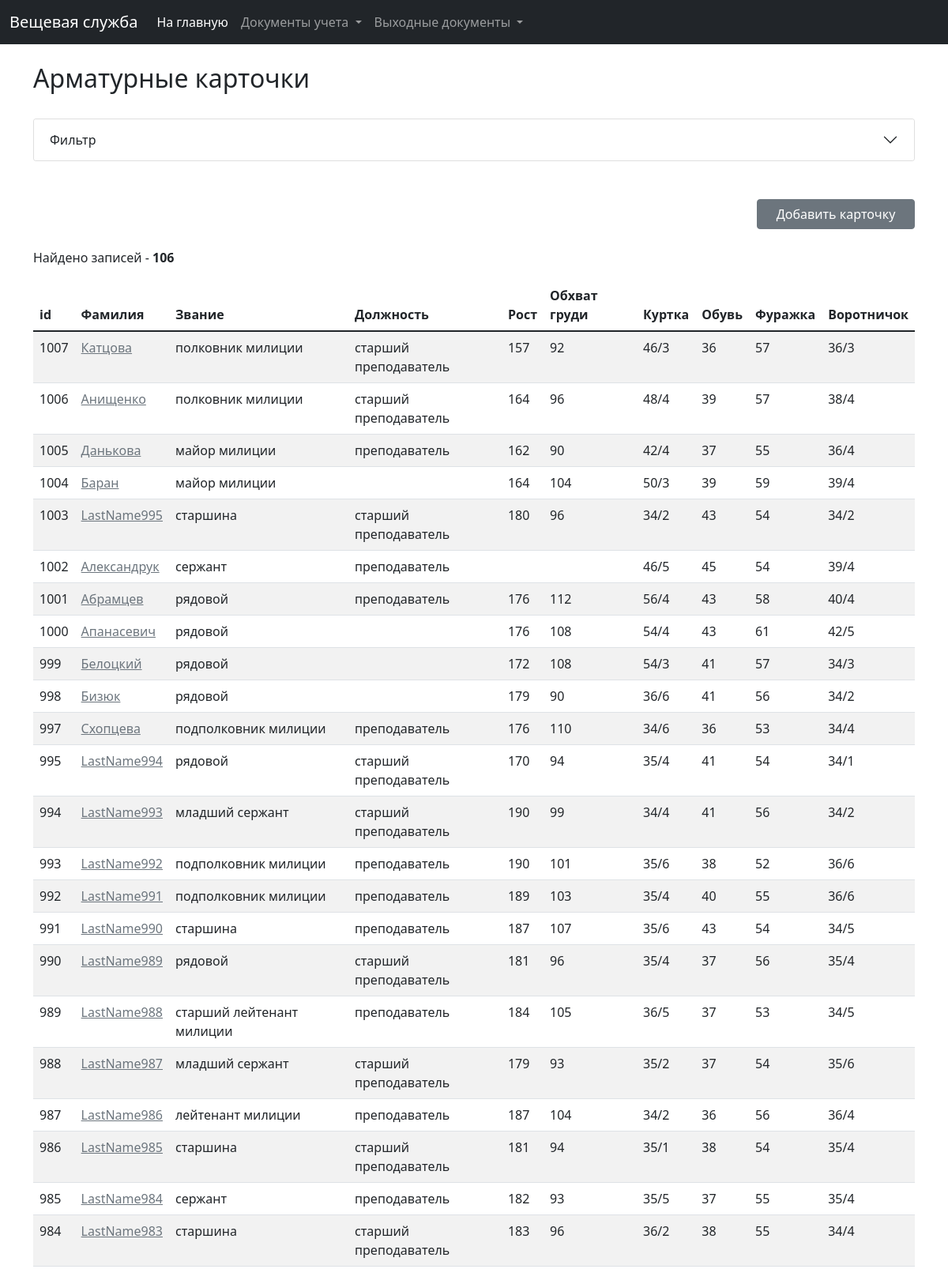
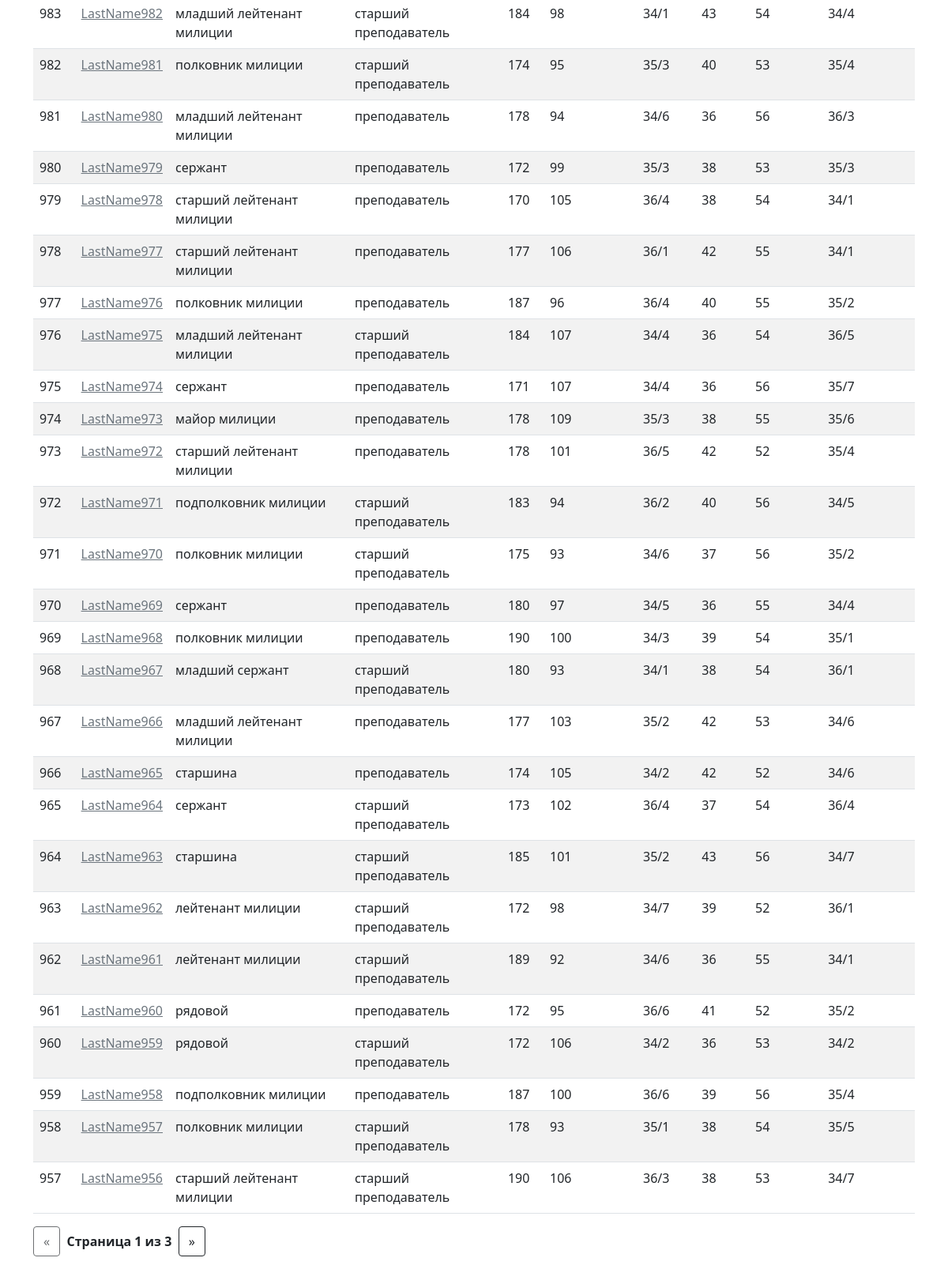
Before: /clothing/cards with the older database file (2 pictures, top to bottom).
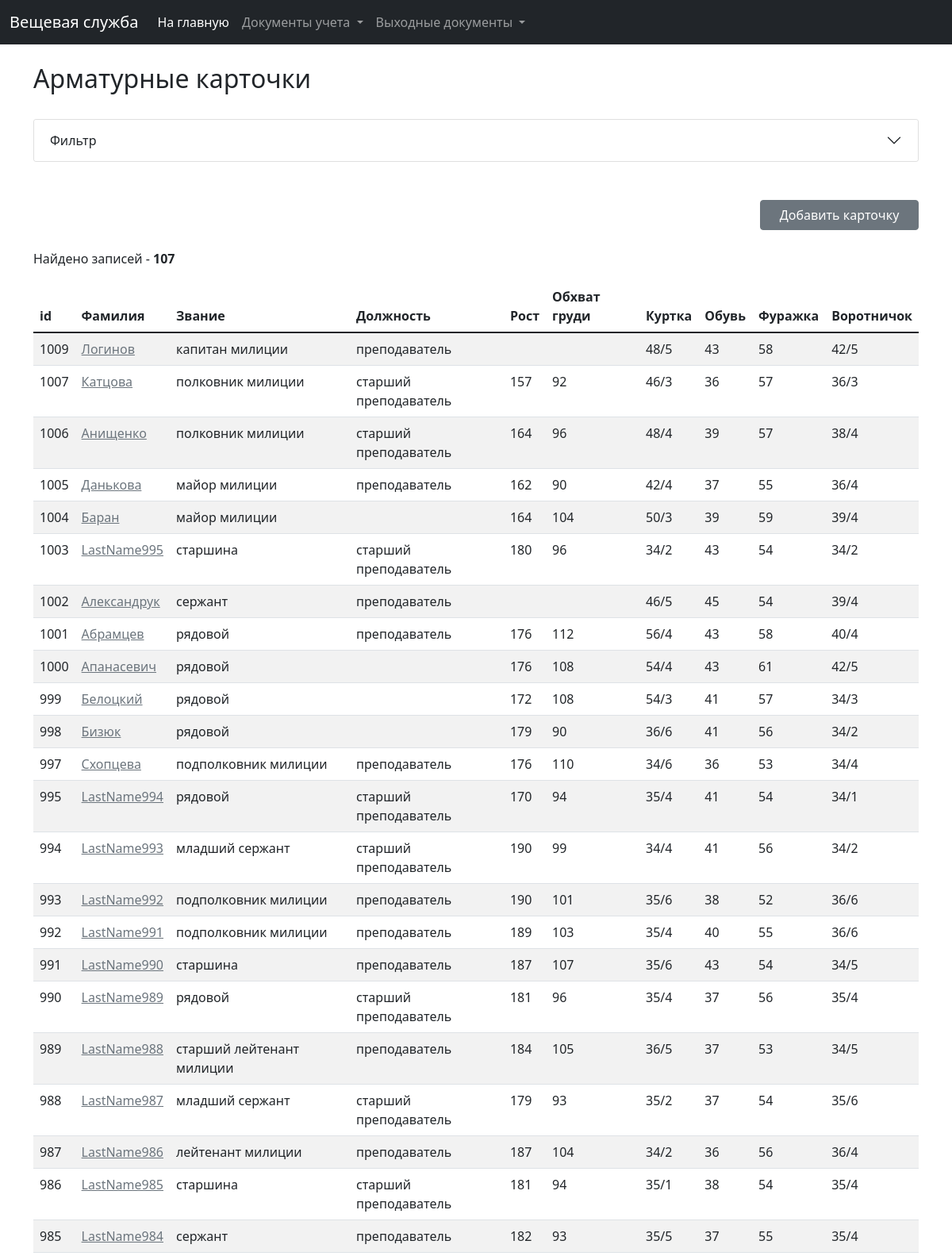
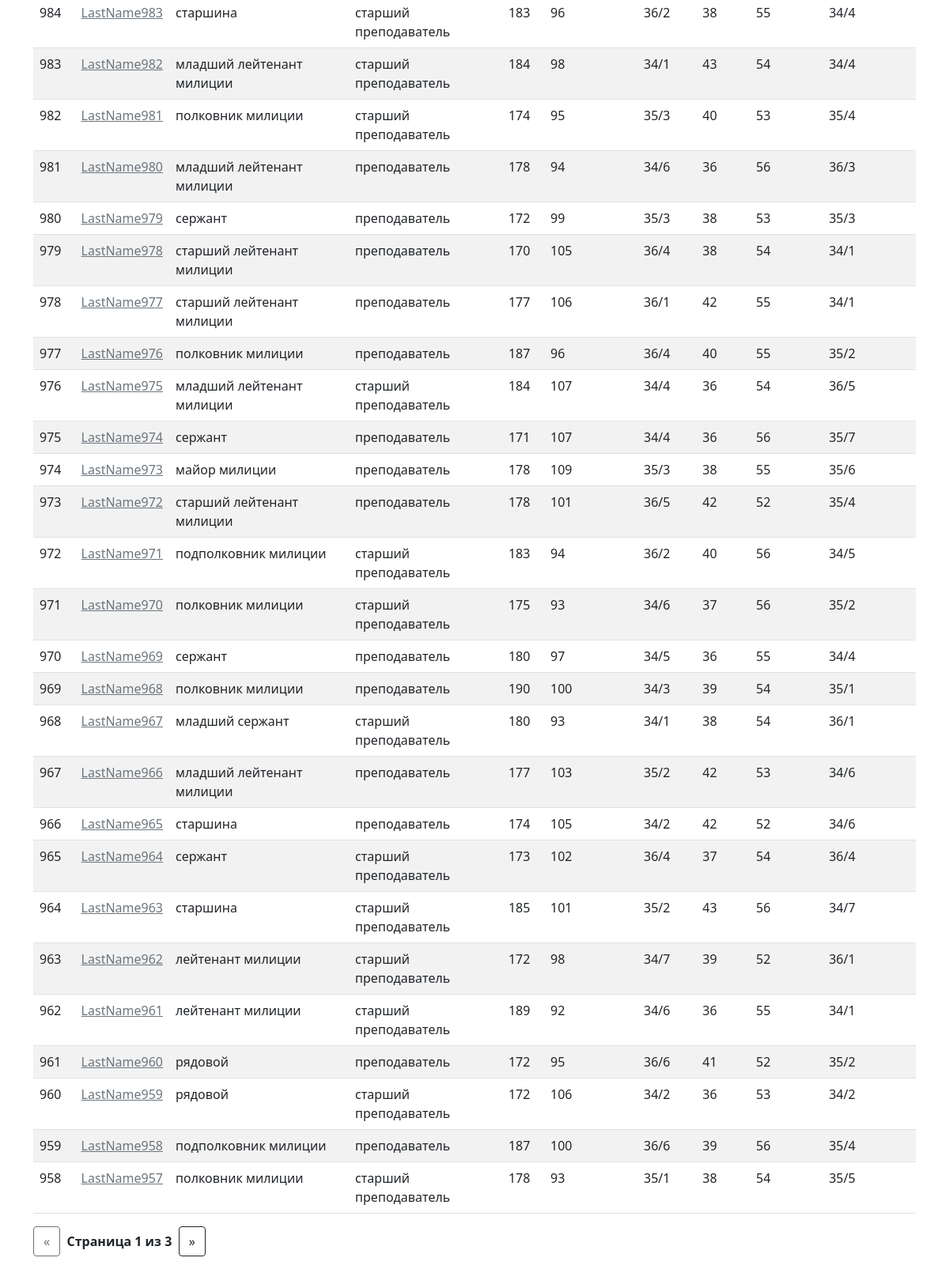
After: the same page with the newer database file (2 pictures, top to bottom).
### clothing/models.py (models this page shows, shortened)
class Card(models.Model):
    card_number = models.CharField(max_length=100, verbose_name="Номер карты")
    employee = models.ForeignKey(Employee, on_delete=models.CASCADE, verbose_name="Сотрудник/курсант")
    norm = models.ForeignKey(Norm, on_delete=models.CASCADE, verbose_name="Норма")
    growth = models.IntegerField(verbose_name="Рост", blank=True, null=True)
    bust = models.IntegerField(verbose_name="Обхват груди", blank=True, null=True)
    jacket = models.ForeignKey(Dimensions, on_delete=models.SET_NULL, verbose_name="Куртка", blank=True, null=True)
    shoes = models.ForeignKey(ShoesDimensions, on_delete=models.SET_NULL, verbose_name="Обувь", blank=True, null=True)
    cap = models.ForeignKey(CapDimensions, on_delete=models.SET_NULL, verbose_name="Фуражка", blank=True, null=True)
    collar = models.ForeignKey(Dimensions, on_delete=models.SET_NULL, verbose_name="Воротничок", related_name="collar",
                               blank=True, null=True)
    clothes = models.ManyToManyField(Clothes, verbose_name="Имущество", through='ClothesInCard', blank=True)
    created_at = models.DateTimeField(verbose_name="Дата и время создания", auto_created=True, blank=True, null=True)
    last_modified = models.DateTimeField(verbose_name="Дата и время последнего изменения", auto_now=True, blank=True,
                                         null=True)
    class Meta:
        ordering = ('-id',)
        verbose_name = 'Арматурная карточка'
        verbose_name_plural = 'Арматурные карточки'

class Employee(models.Model):
    last_name = models.CharField(verbose_name="Фамилия", max_length=30)
    first_name = models.CharField(verbose_name="Имя", max_length=30)
    patronymic = models.CharField(verbose_name="Отчество", max_length=30)
    subdivision = models.ForeignKey(Subdivision, on_delete=models.SET_NULL, verbose_name="Подразделение", blank=True,
                                    null=True)
    group = models.ForeignKey(Group, on_delete=models.SET_NULL, verbose_name="Группа", blank=True, null=True)
    sex = models.IntegerField(choices=SEX, verbose_name="Пол", blank=True, null=True, default=1)
    kind = models.IntegerField(choices=EMPLOYEE_KIND, verbose_name="Тип сотрудника")
    rank = models.ForeignKey(Rank, on_delete=models.CASCADE, verbose_name="Звание", blank=True, null=True)
    position = models.ForeignKey(Position, on_delete=models.SET_NULL, verbose_name="Должность", blank=True, null=True)
    is_on_decree = models.BooleanField(verbose_name="В декрете", default=False)
    decree_start = models.DateField(verbose_name="Начало декрета", blank=True, null=True)
    decree_finish = models.DateField(verbose_name="Окончание декрета", blank=True, null=True)
    date_of_birth = models.DateField(verbose_name="Дата рождения", blank=True, null=True)
    enlisted = models.DateField(verbose_name="Зачислен", blank=True, null=True)
    excluded = models.DateField(verbose_name="Исключен", blank=True, null=True)
    personal_number = models.CharField(max_length=100, verbose_name="Персональный номер", blank=True, null=True)
    last_modified = models.DateTimeField(verbose_name="Дата и время последнего редактирования", auto_now=True)
    def __str__(self):
        return self.last_name
    class Meta:
        ordering = ('-id',)
        verbose_name = 'Сотрудник'
        verbose_name_plural = 'Сотрудники'

class Rank(models.Model):
    rank = models.CharField(verbose_name="Звание", max_length=50)
    created_at = models.DateTimeField(verbose_name="Дата и время создания", auto_created=True, blank=True, null=True)
    last_modified = models.DateTimeField(verbose_name="Дата и время последнего изменения", auto_now=True, blank=True,
                                         null=True)
    def __str__(self):
        return self.rank
    class Meta:
        ordering = ('id',)
        verbose_name = 'Звание'
        verbose_name_plural = 'Звания'

class Position(models.Model):
    position = models.CharField(verbose_name="Должность", max_length=255)
    created_at = models.DateTimeField(verbose_name="Дата и время создания", auto_created=True, blank=True, null=True)
    last_modified = models.DateTimeField(verbose_name="Дата и время последнего изменения", auto_now=True, blank=True,
                                         null=True)
    def __str__(self):
        return self.position
    class Meta:
        ordering = ('position',)
        verbose_name = 'Должность'
        verbose_name_plural = 'Должности'

class Dimensions(models.Model):
    dimension = models.CharField(max_length=20, verbose_name="Размер")
    def __str__(self):
        return self.dimension
    class Meta:
        ordering = ('dimension',)
        verbose_name = 'Размер (куртки)'
        verbose_name_plural = 'Размеры (куртки)'

class ShoesDimensions(models.Model):
    shoes_dimension = models.CharField(max_length=20, verbose_name="Размер обуви")
    def __str__(self):
        return self.shoes_dimension
    class Meta:
        ordering = ('shoes_dimension',)
        verbose_name = 'Размер (обуви)'
        verbose_name_plural = 'Размеры (обуви)'

class CapDimensions(models.Model):
    cap_dimension = models.CharField(max_length=20, verbose_name="Размер фуражки")
    def __str__(self):
        return self.cap_dimension
    class Meta:
        ordering = ('cap_dimension',)
        verbose_name = 'Размер (фуражки)'
        verbose_name_plural = 'Размеры (фуражки)'

### clothing/views.py (the view)
# urls.py: path('cards', views.card_list, name='card_list'),
def card_list(request):
    request.session['back_path_card_list'] = '/clothing/cards?' + request.META.get('QUERY_STRING')
    f = CardFilter(request.GET, queryset=Card.objects.all())
    paginator = Paginator(f.qs, 50)
    page = request.GET.get('page')
    cards_list = paginator.get_page(page)
    card_form = CardForm()
    return render(request, 'clothing/card/card_list.html',
                  {'list': cards_list, 'card_form': card_form, 'filter': f})

### clothing/models.py (called while the page is built)
    def __str__(self):
        return self.subdivision_name

    def __str__(self):
        return self.norm_title

    def __str__(self):
        return self.course_name

    def __str__(self):
        return self.group_name

### clothing/templatetags/url_replace.py (called while the page is built)
@register.simple_tag
def url_replace(request, field, value):
    d = request.GET.copy()
    d[field] = value
    return d.urlencode()

### clothing/templates/clothing/card/card_list.html (shortened to what this page needs)
{% extends 'base_list.html' %}
{% load widget_tweaks %}
{% load static %}
{% block list_title %}Арматурные карточки{% endblock %}
{% block filters %}
    <div class="accordion" id="accordionExample">
        <div class="accordion-item">
            <h2 class="accordion-header" id="headingOne">
                <button class="accordion-button collapsed" type="button" data-bs-toggle="collapse" data-bs-target="#collapseOne"
                        aria-expanded="true" aria-controls="collapseOne">
                    Фильтр
                </button>
            </h2>
        </div>
    </div>
{% endblock %}
{% block add_button %}
    <br>
    <a href="#card_add_data_form" data-bs-toggle="modal" class="btn btn-secondary"
       style="display: block; margin-left:auto; width: 200px;">Добавить карточку</a>
{% endblock %}
{% block list %}
    <table class="table table-striped table-hover">
        <thead>
        <tr>
            <th scope="col">id</th>
            <th scope="col">Фамилия</th>
            <th scope="col">Звание</th>
            <th scope="col">Должность</th>
            <th scope="col">Рост</th>
            <th scope="col">Обхват груди</th>
            <th scope="col">Куртка</th>
            <th scope="col">Обувь</th>
            <th scope="col">Фуражка</th>
            <th scope="col">Воротничок</th>
        </tr>
        </thead>
        <tbody>
        {% for card in list %}
            <tr>
                <td>{{ card.id }}</td>
                <td><a href="{% url 'clothing:get_card' card.id %}"
                       class="link-secondary">{{ card.employee.last_name|default_if_none:"Нет данных" }}</a>
                </td>
                <td>{{ card.employee.rank|default_if_none:"" }}</td>
                <td>{{ card.employee.position|default_if_none:"" }}</td>
                <td>{{ card.growth|default_if_none:"" }}</td>
                <td>{{ card.bust|default_if_none:"" }}</td>
                <td>{{ card.jacket|default_if_none:"" }}</td>
                <td>{{ card.shoes|default_if_none:"" }}</td>
                <td>{{ card.cap|default_if_none:"" }}</td>
                <td>{{ card.collar|default_if_none:"" }}</td>
            </tr>
        {% endfor %}
        </tbody>
    </table>
{% endblock %}

### templates/base_list.html (shortened to what this page needs)
{% extends 'base.html' %}
{% load url_replace %}
{% block content %}
    <div class="container">
        <br>
        <h2>{% block list_title %}{% endblock %}</h2>
        <br>
        {% block filters %}{% endblock %}
        <br>
        {% block add_button %}{% endblock %}
        <br>
        {% if list %}
            <p>Найдено записей - <b>{{ filter.qs|length }}</b></p>
            {% block list %}{% endblock %}
            <nav aria-label="...">
                <ul class="pagination pagination-sm">
                    {% if list.has_previous %}
                        <li class="page-item">
                            <a class="btn btn-outline-dark"
                               href="?{% url_replace request 'page' list.previous_page_number %}"><span
                                    aria-hidden="true">&laquo;</span></a>
                        </li>
                    {% else %}
                        <li class="page-item">
                            <a class="btn btn-outline-dark disabled" href="#"><span
                                    aria-hidden="true">&laquo;</span></a>
                        </li>
                    {% endif %}
                    <li class="page-item d-flex align-items-center disabled"><b>&nbsp;&nbsp;Страница {{ list.number }}
                        из {{ list.paginator.num_pages }}&nbsp;&nbsp;</b></li>
                    {% if list.has_next %}
                        <li class="page-item">
                            <a class="btn btn-outline-dark"
                               href="?{% url_replace request 'page' list.next_page_number %}"><span aria-hidden="true">&raquo;</span></a>
                        </li>
                    {% else %}
                        <li class="page-item">
                            <a class="btn btn-outline-dark disabled" href="#"><span
                                    aria-hidden="true">&raquo;</span></a>
                        </li>
                    {% endif %}
                </ul>
            </nav>
        {% else %}
            <p>Список пуст!</p>
        {% endif %}
    </div>
{% endblock %}

### templates/base.html (shortened to what this page needs)
<!doctype html>
<html lang="ru">
<head>
    {% load static %}
    <link href="{% static 'clothing/css/bootstrap/css/bootstrap.css' %}" type="text/css" rel="stylesheet"/>
    <link href="https://cdn.jsdelivr.net/npm/select2@4.1.0-rc.0/dist/css/select2.min.css" rel="stylesheet"/>
</head>
<body>
{% include 'nav_main.html' %}
<div class="main-div" id="id_main_div">
    {% block content %}{% endblock %}
</div>
</body>
</html>

### templates/nav_main.html (shortened to what this page needs)
<nav class="navbar navbar-expand-lg navbar-dark bg-dark">
    <div class="container-fluid">
        <a class="navbar-brand" href="{% url 'clothing:card_list' %}">Вещевая служба</a>
        <div class="collapse navbar-collapse" id="navbarSupportedContent">
            <ul class="navbar-nav me-auto mb-2 mb-lg-0">
                <li class="nav-item">
                    <a class="nav-link active" aria-current="page" href="{% url 'clothing:card_list' %}">На главную</a>
                </li>
                <li class="nav-item dropdown">
                    <a class="nav-link dropdown-toggle" href="#" id="navbarDropdown" role="button"
                       data-bs-toggle="dropdown" aria-expanded="false">
                        Документы учета
                    </a>
                </li>
                <li class="nav-item dropdown">
                    <a class="nav-link dropdown-toggle" href="#" id="navbarDropdown" role="button"
                       data-bs-toggle="dropdown" aria-expanded="false">
                        Выходные документы
                    </a>
                </li>
            </ul>
        </div>
    </div>
</nav>

Changed rows visible on the page:
no longer on this page (row unchanged): Card: id "957", employee.last_name "LastName956", employee.rank "старший лейтенант милиции", employee.position "старший преподаватель", growth "190", bust "106", jacket "36/3", shoes "38", cap "53", collar "34/7"
added Card: id "1009", employee.last_name "Логинов", employee.rank "капитан милиции", employee.position "преподаватель", jacket "48/5", shoes "43", cap "58", collar "42/5"
Other visible differences:
{{ filter.qs|length }}: "106" → "107"
